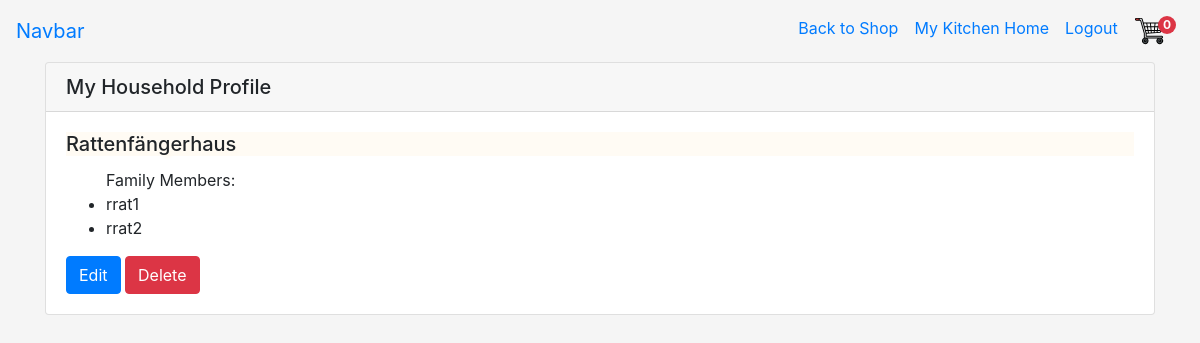
The app's page /mykitchen/view-household/13 (signed in), older data.
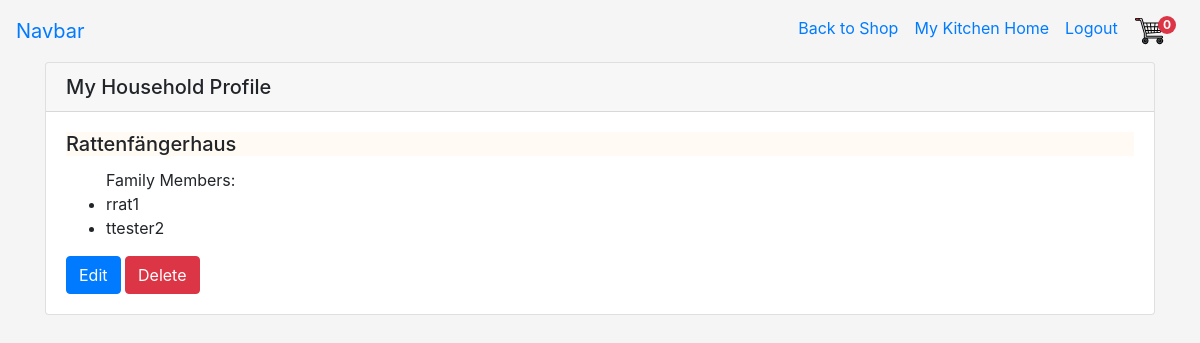
The same page, newer data.
### mykitchen/models.py (models this page shows, shortened)
class Member(models.Model):
    user = models.ForeignKey(User, on_delete=models.CASCADE,
                             related_name="user")
    household = models.ForeignKey(Household, on_delete=models.CASCADE,
                                  related_name="household")

### mykitchen/views.py (the view)
# urls.py: path('view-household/<int:household_id>', mykitchen.views.view_household,
@login_required
@permission_required(['mykitchen.view_household',
                      'mykitchen.view_member'])
def view_household(request, household_id):
    household = Household.objects.get(id=household_id)
    members = Member.objects.filter(household=household)
    return render(request, 'mykitchen/view_household.template.html', {
        'household': household,
        'members': members
    })

### cart/contexts.py (called while the page is built)
def cart_contents(request):
    cart = request.session.get("shopping_cart", {})
    return {
        'shopping_cart': cart,
        'item_count': len(cart)
}

### mykitchen/templates/mykitchen/view_household.template.html (shortened to what this page needs)
{% extends 'base_kitchen.template.html' %}
{%load static %}
{% block content%}
<div class="card">
  <h5 class="card-header">My Household Profile</h5>
  <div class="card-body">
    <h5 class="card-title">{{household.name}}</h5>
    <ul class="card-text">Family Members:
    {% for member in members %}
    <li> {{member.user}}</li>
    {% endfor %}
    </ul>
    <a href="{% url 'edit_household' household_id=household.id%}" class="btn btn-primary" role="button">Edit</a>
    <button type="button" class="btn btn-danger" data-toggle="modal" data-target="#deleteModal-{{household.id}}">
    Delete
    </button>
  </div>
</div>
{% endblock %}

Row changes from the older to the newer data that the page shows:
changed Member: user "rrat2" → "ttester2"
